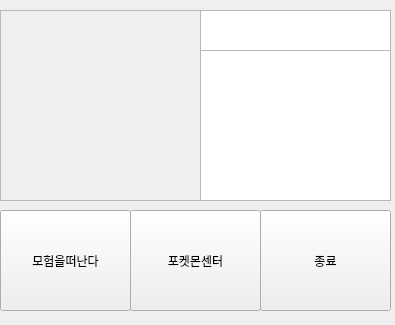
<?xml version="1.0" encoding="UTF-8"?>
<ui version="4.0">
 <class>Form</class>
 <widget class="QWidget" name="Form">
  <property name="geometry">
   <rect>
    <x>0</x>
    <y>0</y>
    <width>395</width>
    <height>325</height>
   </rect>
  </property>
  <property name="windowTitle">
   <string>Form</string>
  </property>
  <widget class="QLabel" name="my_pok">
   <property name="geometry">
    <rect>
     <x>0</x>
     <y>10</y>
     <width>201</width>
     <height>191</height>
    </rect>
   </property>
   <property name="frameShape">
    <enum>QFrame::StyledPanel</enum>
   </property>
   <property name="text">
    <string/>
   </property>
   <property name="scaledContents">
    <bool>true</bool>
   </property>
  </widget>
  <widget class="QPushButton" name="adventure">
   <property name="geometry">
    <rect>
     <x>0</x>
     <y>210</y>
     <width>131</width>
     <height>101</height>
    </rect>
   </property>
   <property name="text">
    <string>모험을떠난다</string>
   </property>
  </widget>
  <widget class="QPushButton" name="pok_center">
   <property name="geometry">
    <rect>
     <x>130</x>
     <y>210</y>
     <width>131</width>
     <height>101</height>
    </rect>
   </property>
   <property name="text">
    <string>포켓몬센터</string>
   </property>
  </widget>
  <widget class="QPushButton" name="quit_">
   <property name="geometry">
    <rect>
     <x>260</x>
     <y>210</y>
     <width>131</width>
     <height>101</height>
    </rect>
   </property>
   <property name="text">
    <string>종료</string>
   </property>
  </widget>
  <widget class="QTextEdit" name="pok_name">
   <property name="geometry">
    <rect>
     <x>200</x>
     <y>10</y>
     <width>191</width>
     <height>41</height>
    </rect>
   </property>
  </widget>
  <widget class="QTextEdit" name="pok_info">
   <property name="geometry">
    <rect>
     <x>200</x>
     <y>50</y>
     <width>191</width>
     <height>151</height>
    </rect>
   </property>
  </widget>
 </widget>
 <resources/>
 <connections/>
</ui>
